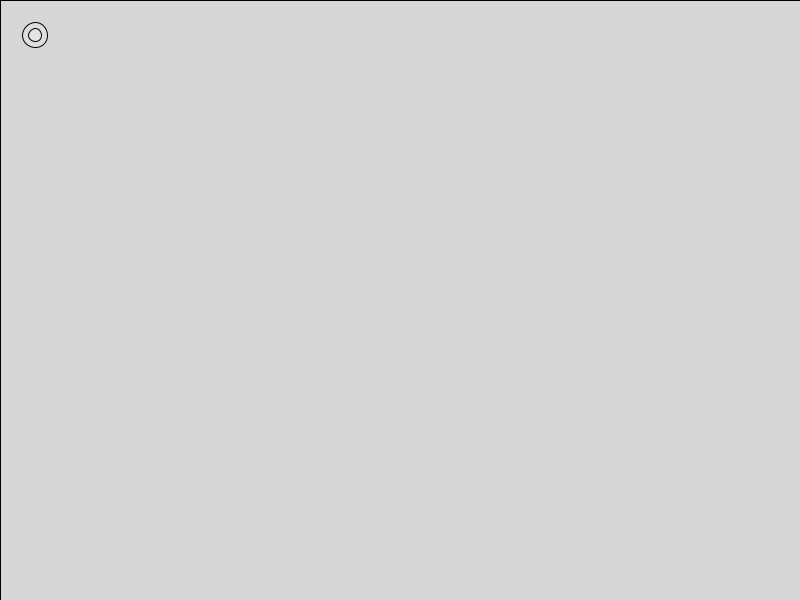
Frame 1 (no input)
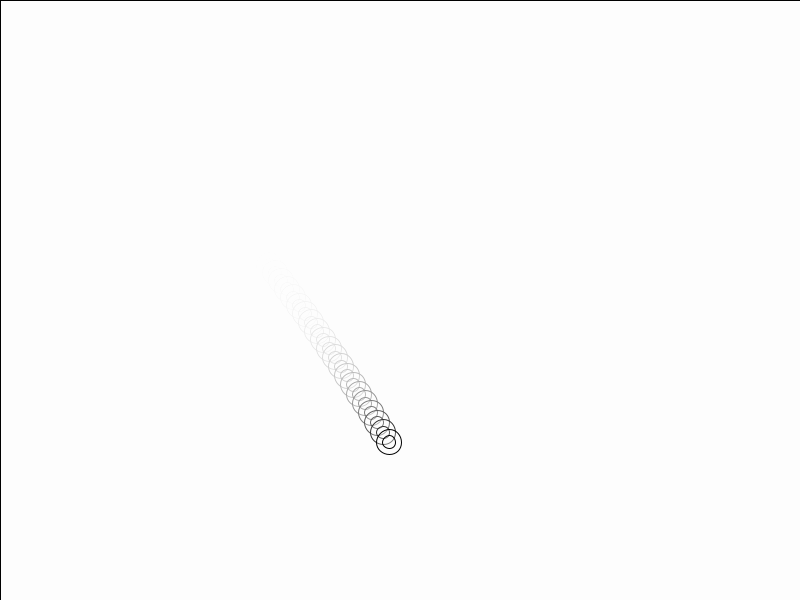
Frame 60 (the mouse pressed at the canvas centre just before this capture)
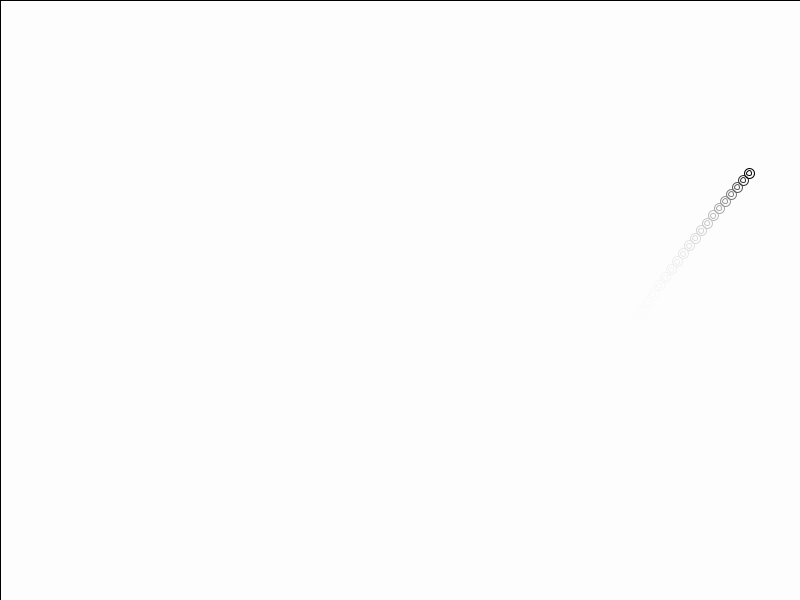
Frame 120 (the mouse held since frame 60 and released just before this capture)

The Processing sketch that drew these frames (run headless with seeded random() and noise(); from frame 60 on, the mouse is pressed at the canvas centre):

// Processing sketch: processing_120809
// ── processing_120809.pde

float x=35;//posición
float y=35;
float vx=6;//velocidad
float vy=4;
float diametre=25;
float incremento=15;

// setup inicial
void setup()
{
size(800,600);
}

// ocurre en cada frame
void draw()
{
fill(255, 50);//rellenar de blanco (255) con transparencia (10) el rectangulo
rect(0,0,width, height);//dibujamos un rectángulo para tener control sobre el con "fill"
DibuixaElipse();
ControlVariables();
}

// según la variable, dibuja una ellipse
void DibuixaElipse()
{
ellipse(x,y, diametre,diametre);
ellipse(x,y, diametre/2,diametre/2);
}

// variables de control
void ControlVariables()
{

  if (!keyPressed) // !significa si NO hay una tecla presionada, con esta norma si presionamos una tecla paramos la animación

{
  x=x+vx;
  y=y+vy;
  vy=vy+0.1; //determina la aceleración en Y, cada vez mayor.
  //vx=vx+0.2;
  
      //si la posición en X es mayor que la mitad del diámetro de la ellipse, entonces vx*(-1) = movimiento negativo
      //determina el final de X por la derecha o izquierda y rebota
   
    if ((x>width-diametre/2) || (x<diametre/2)) //los símbolos || significa "o"
      {
       vx=vx*(-1);
       if (diametre<15)
       {
         diametre=diametre+incremento;
       } 
       if (diametre>20)//si el diametro es mayor que 20, definido en 25, súmale el incremento (+15)
       {
         diametre=diametre-incremento;
       } 
      }
      //si la posición en Y es menor que la mitad del diámetro de la ellipse, entonces vy*(-1) = movimiento negativo 
      //determina el final de Y por arriba o abajo y rebota    
 
    if ((y>height-diametre/2) || (y<diametre/2)) //los símbolos || significa "o"
      {
       vy=vy*(-1);
       if (diametre<15)
       {
         diametre=diametre+incremento;
       }
       if (diametre>20)//si el diametro es mayor que 20, definido en 25, súmale el incremento (+15)
       {
         diametre=diametre-incremento;
       }
      }
  }
}
